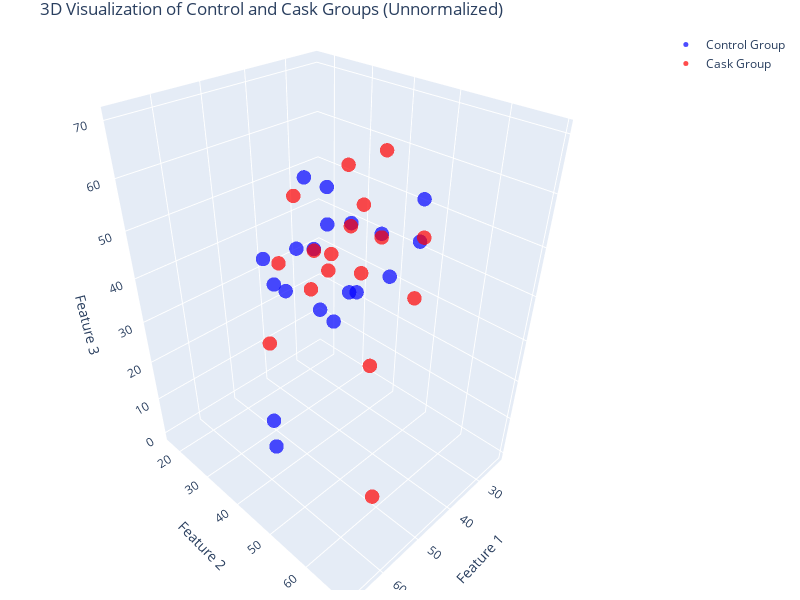

Notebook code cell kept with this figure:
### Markdown cell above
#### 3D Visualization

### Code cell
import matplotlib.pyplot as plt
import plotly.graph_objects as go

# Create the figure
fig = go.Figure()

# Add control group points
fig.add_trace(go.Scatter3d(
    x=ctrl_data[:, 0],
    y=ctrl_data[:, 1],
    z=ctrl_data[:, 2],
    mode='markers',
    marker=dict(size=5, color='blue', opacity=0.7),
    name='Control Group'
))

# Add cask group points
fig.add_trace(go.Scatter3d(
    x=cask_data[:, 0],
    y=cask_data[:, 1],
    z=cask_data[:, 2],
    mode='markers',
    marker=dict(size=5, color='red', opacity=0.7),
    name='Cask Group'
))

# Customize layout
fig.update_layout(
    title="3D Visualization of Control and Cask Groups (Unnormalized)",
    scene=dict(
        xaxis=dict(title='Feature 1', backgroundcolor='rgba(211,211,211)'),
        yaxis=dict(title='Feature 2', backgroundcolor='rgba(211,211,211)'),
        zaxis=dict(title='Feature 3', backgroundcolor='rgba(211,211,211)')
    ),
    margin=dict(l=10, r=10, t=30, b=10),  # Reduce whitespace
    width=800,  # Adjust width of the plot
    height=600  # Adjust height of the plot
)

# Show the plot (interactive in Jupyter)
fig.show()

### Figure 1 — Plotly figure (JSON) as saved in the notebook; plotly's stock layout.template omitted (floating-point values rounded to 4 significant figures)
{"data": [{"marker": {"color": "blue", "opacity": 0.7, "size": 5}, "mode": "markers", "name": "Control Group", "type": "scatter3d", "x": [63.01, 47.95, 37.5, 55.26, 56.98, 58.06, 41.89, 39.51, 55.07, 63.16, 67.65, 58.0, 65.85, 46.74, 46.15, 44.26, 50, 54.17, 56.36], "y": [45.76, 41.03, 16.67, 53.19, 58.33, 50, 36.11, 49.15, 69.05, 45.95, 51.85, 59.09, 54.05, 62.75, 42.5, 48, 38.78, 63.41, 52.94], "z": [54.76, 48.39, 25, 42.86, 63.33, 67.86, 30, 51.28, 70, 21.05, 22.22, 52.63, 54.17, 58.06, 60, 40.91, 48.39, 55.56, 60.87]}, {"marker": {"color": "red", "opacity": 0.7, "size": 5}, "mode": "markers", "name": "Cask Group", "type": "scatter3d", "x": [46.34, 25, 58.7, 50, 54.17, 39.29, 31.82, 44.44, 62.22, 41.67, 50, 23.08, 51.92, 36, 63.89, 57.14, 39.39], "y": [55.17, 16.67, 51.65, 58.82, 34.88, 47.54, 29.17, 53.33, 63.16, 38.24, 38.46, 46.15, 52.83, 41.67, 66.67, 42.31, 57.14], "z": [70, 28.57, 50, 0, 27.59, 20.69, 35.71, 54.17, 66.67, 40, 58.33, 42.86, 68.75, 52.94, 61.9, 50, 41.67]}], "layout": {"height": 600, "margin": {"b": 10, "l": 10, "r": 10, "t": 30}, "scene": {"xaxis": {"backgroundcolor": "rgba(211,211,211)", "title": {"text": "Feature 1"}}, "yaxis": {"backgroundcolor": "rgba(211,211,211)", "title": {"text": "Feature 2"}}, "zaxis": {"backgroundcolor": "rgba(211,211,211)", "title": {"text": "Feature 3"}}}, "title": {"text": "3D Visualization of Control and Cask Groups (Unnormalized)"}, "width": 800}}
